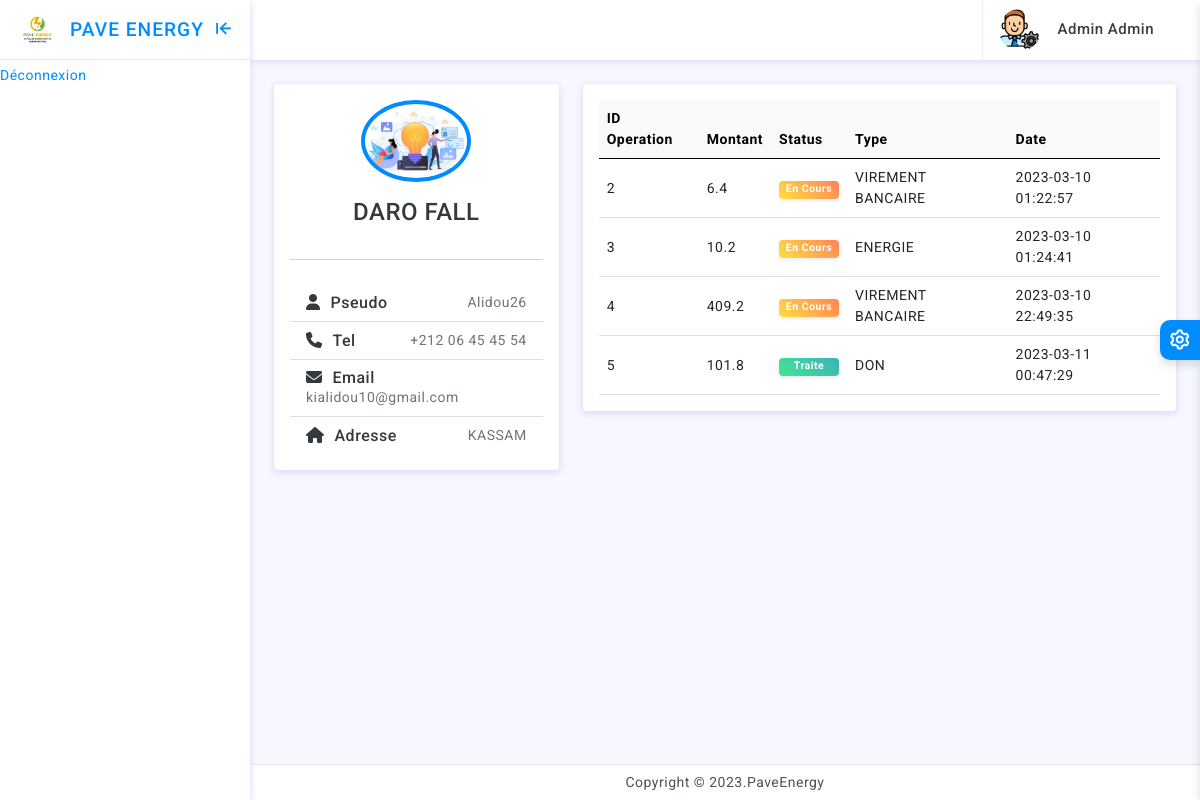
Page /profil.php?id_utilisateur=49 (signed in) on the committed database.
### tables this page shows
CREATE TABLE `utilisateurs` (
  `id_utilisateur` int(11) NOT NULL,
  `nom` varchar(255) NOT NULL,
  `prenom` varchar(255) NOT NULL,
  `telephone` varchar(255) NOT NULL,
  `email` varchar(255) NOT NULL,
  `adresse` varchar(255) NOT NULL,
  `pseudo` varchar(255) NOT NULL,
  `mot_de_passe` varchar(255) NOT NULL,
  `photo` varchar(255) NOT NULL,
  `status` varchar(255) NOT NULL DEFAULT 'DECONNECTE',
  `derniere_connexion` datetime NOT NULL DEFAULT current_timestamp(),
  `date_inscription` datetime NOT NULL DEFAULT current_timestamp(),
  `pas` int(11) NOT NULL,
  `qte_produite` double NOT NULL,
  `solde_total` double NOT NULL,
  `solde_dispo` double NOT NULL
);

CREATE TABLE `operations` (
  `id_operation` int(11) NOT NULL,
  `status` varchar(255) NOT NULL DEFAULT 'EN COURS',
  `type` varchar(255) NOT NULL,
  `qte_produite` float NOT NULL,
  `montant` float NOT NULL,
  `id_utilisateur` int(11) NOT NULL,
  `date_operation` datetime NOT NULL DEFAULT current_timestamp(),
  `numero_bancaire` varchar(19) NOT NULL
);

### profil.php (the view, shortened to what this page needs)
<?php
include('BaseDeDonnees.php');
if(isset($_GET['id_utilisateur'])){
    $id=$_GET['id_utilisateur'];
    $req=$bd->query('SELECT * FROM `operations` where `id_utilisateur`='.$id);
    $resultats=$req->fetchAll();
    $req1=$bd->query("SELECT * FROM `utilisateurs` where `id_utilisateur`= ".$id);
    $utilisateur=$req1->fetch();
}
else{
    header('location: Admin.php');
}
?>
<!doctype html>
<html lang="en">
<head>
    <link rel="stylesheet" href="https://cdnjs.cloudflare.com/ajax/libs/font-awesome/6.3.0/css/all.min.css" />
	<link href="assets/plugins/vectormap/jquery-jvectormap-2.0.2.css" rel="stylesheet"/>
	<link href="assets/plugins/simplebar/css/simplebar.css" rel="stylesheet" />
	<link href="assets/plugins/perfect-scrollbar/css/perfect-scrollbar.css" rel="stylesheet" />
	<link href="assets/plugins/metismenu/css/metisMenu.min.css" rel="stylesheet" />
	<link href="assets/css/pace.min.css" rel="stylesheet" />
	<link href="assets/css/bootstrap.min.css" rel="stylesheet">
	<link href="assets/css/bootstrap-extended.css" rel="stylesheet">
	<link rel="stylesheet" href="https://cdnjs.cloudflare.com/ajax/libs/font-awesome/6.3.0/css/all.min.css" />
	<link href="assets/css/app.css" rel="stylesheet">
	<link href="assets/css/icons.css" rel="stylesheet">
	<link rel="stylesheet" href="assets/css/dark-theme.css" />
	<link rel="stylesheet" href="assets/css/semi-dark.css" />
	<link rel="stylesheet" href="assets/css/header-colors.css" />
</head>
<body>
	<div class="wrapper">
		<div class="sidebar-wrapper" data-simplebar="true">
			<div class="sidebar-header">
				<div>
					<img src="logo.png" class="logo-icon" alt="logo icon">
				</div>
				<div>
                <h6 class="logo-text" style="font-size:1.2rem;">PAVE ENERGY</h6>
				</div>
				<div class="toggle-icon ms-auto"><i class='bx bx-arrow-to-left'></i>
				</div>
			</div>
			<ul  id="menu">
			<li>
					<a href="Admin.php">
						<div class="parent-icon"><i class='bx bx-home-circle'></i>
						</div>
						<div class="menu-title">Dashboard</div>
					</a>
				</li>
				<li>
					<a href="deconnexionAction.php">
						<div class="parent-icon"><i class='bx bx-log-out'></i>
						</div>
						<div class="menu-title">Déconnexion</div>
					</a>
				</li>
			</ul>
		</div>
		<header>
			<div class="topbar d-flex align-items-center">
				<nav class="navbar navbar-expand">
					<div class="user-box dropdown">
						<a class="d-flex align-items-center nav-link dropdown-toggle dropdown-toggle-nocaret" href="#" role="button" data-bs-toggle="dropdown" aria-expanded="false">
							<img src="admin.png" class="user-img" alt="user avatar">
							<div class="user-info ps-3">
								<p class="user-name mb-0"><?=$_SESSION['nom']?> <?=$_SESSION['prenom']?></p>
							</div>
						</a>
					</div>
				</nav>
			</div>
		</header>
                <div class="page-wrapper">
			<div class="page-content">
            <div class="row">
            <div class="col-lg-4">
								<div class="card">
									<div class="card-body">
										<div class="d-flex flex-column align-items-center text-center">
											<img src="<?=$utilisateur['photo'] ?>"  class="rounded-circle p-1 bg-primary" width="110">
											<div class="mt-3">
												<h4><?=$utilisateur['nom'] ?></h4>
											</div>
										</div>
										<hr class="my-4" />
										<ul class="list-group list-group-flush">
											<li class="list-group-item d-flex justify-content-between align-items-center flex-wrap">
												<h6 class="mb-0"><i class="fa-solid fa-user" style="margin-right:10px;"></i>Pseudo</h6>
												<span class="text-secondary"><?=$utilisateur['pseudo'] ?></span>
											</li>
                                            <li class="list-group-item d-flex justify-content-between align-items-center flex-wrap">
												<h6 class="mb-0"><i class="fa-solid fa-phone" style="margin-right:10px;"></i>Tel</h6>
												<span class="text-secondary"><?=$utilisateur['telephone'] ?></span>
											</li>
                                            <li class="list-group-item d-flex justify-content-between align-items-center flex-wrap">
												<h6 class="mb-0"><i class="fa-solid fa-envelope" style="margin-right:10px;"></i>Email</h6>
												<span class="text-secondary"><?=$utilisateur['email'] ?></span>
											</li>
                                            <li class="list-group-item d-flex justify-content-between align-items-center flex-wrap">
												<h6 class="mb-0"><i class="fa-solid fa-home" style="margin-right:10px;"></i>Adresse</h6>
												<span class="text-secondary"><?=$utilisateur['adresse'] ?></span>
											</li>
										</ul>
									</div>
								</div>
							</div>
                            <div class="col-lg-8">
								<div class="card">
									<div class="card-body">
                                    <table class="table align-middle mb-0" >
					   <thead class="table-light">
						<tr>
						  <th>ID Operation</th>
						  <th>Montant</th>
						  <th>Status</th>
						  <th>Type</th>
						  <th>Date</th>
						</tr>
						</thead>
						<tbody>
						<?php foreach($resultats as $resultat){ ?>
						<tr>
						 <td><?= $resultat['id_operation'] ?></td>
						 <td><?= $resultat['montant'] ?></td>
						 <?php if($resultat['status']=='TRAITE'){ ?>
						 <td><span class="badge bg-gradient-quepal text-white shadow-sm w-100">Traite</span></td>
						 <?php } else{ ?>
							<td><span class="badge bg-gradient-blooker text-white shadow-sm w-100">En Cours</span></td>
						  <?php } ?>
						 <td><?= $resultat['type'] ?></td>
						 <td><?= $resultat['date_operation'] ?></td>
						</tr>
						<?php } ?>
					   </tbody>
					 </table>
									</div>
								</div>
							</div>
                            </div>
			</div>
		</div>
		<footer class="page-footer">
			<p class="mb-0">Copyright © 2023.PaveEnergy</p>
		</footer>
	</div>
	<div class="switcher-wrapper">
		<div class="switcher-btn"> <i class='bx bx-cog bx-spin'></i>
		</div>
</body>
</html>

### assets/css/app.css (style rules this page uses)
body { font-size: 14px; color: #4c5258; letter-spacing: .5px; background: #f7f7ff; overflow-x: hidden; font-family: Roboto, sans-serif }
a { text-decoration: none }
.wrapper { width: 100%; position: relative }
.sidebar-wrapper { width: 250px; height: 100%; position: fixed; top: 0; bottom: 0; left: 0; background: #fff; border-right: 0 solid #e4e4e4; z-index: 11; box-shadow: 0 2px 6px 0 rgb(218 218 253 / 65%), 0 2px 6px 0 rgb(206 206 238 / 54%)!important; transition: all .2s ease-out }
.sidebar-header { width: 250px; height: 60px; display: flex; align-items: center; position: fixed; top: 0; bottom: 0; padding: 0 15px; z-index: 5; background: #fff; background-clip: padding-box; border-bottom: 1px solid #e4e4e4 }
.logo-icon { width: 45px }
.logo-text { font-size: 22px; margin-left: 10px; margin-bottom: 0; letter-spacing: 1px; color: #008cff }
.toggle-icon { font-size: 22px; cursor: pointer; color: #008cff }
.topbar { position: fixed; top: 0; left: 250px; right: 0; height: 60px; background: #fff; border-bottom: 1px solid rgb(228 228 228 / 0%); z-index: 10; -webkit-box-shadow: 0 2px 6px 0 rgb(218 218 253 / 65%), 0 0px 6px 0 rgb(206 206 238 / 54%); box-shadow: 0 2px 6px 0 rgb(218 218 253 / 65%), 0 0px 6px 0 rgb(206 206 238 / 54%); }
.topbar .navbar { width: 100%; height: 60px; padding-left: 30px; padding-right: 30px }
.page-wrapper { height: 100%; margin-top: 60px; margin-bottom: 30px; margin-left: 250px }
.page-content { padding: 1.5rem 1.5rem 0.7rem 1.5rem }
.page-footer { background: #fff; left: 250px; right: 0; bottom: 0; position: fixed; text-align: center; padding: 7px; font-size: 14px; border-top: 1px solid #e4e4e4; z-index: 3 }
.sidebar-wrapper ul { padding: 0; margin: 0; list-style: none; background: 0 0 }
.bg-gradient-quepal { background: #42e695; background: -webkit-linear-gradient( 45deg , #42e695, #3bb2b8)!important; background: linear-gradient( 45deg , #42e695, #3bb2b8)!important; }
.bg-gradient-blooker { background: #ffdf40; background: -webkit-linear-gradient( 45deg , #ffdf40, #ff8359)!important; background: linear-gradient( 45deg , #ffdf40, #ff8359)!important; }
.dropdown-toggle-nocaret:after { display: none }
.user-img { width: 42px; height: 42px; border-radius: 50%; border: 0 solid #e5e5e5; padding: 0 }
.user-info .user-name { font-size: 15px; font-weight: 500; color: #413c3c }
.user-box { display: flex; align-items: center; height: 60px; border-left: 1px solid #f0f0f0; margin-left: 1rem }
.switcher-wrapper { width: 280px; height: 100%; position: fixed; right: -280px; top: 0; bottom: 0; z-index: 16; background: #fff; border-left: 0 solid #d2d2d2; box-shadow: 0 .3rem .6rem rgba(0, 0, 0, .13); transition: all .2s ease-out }
.switcher-btn { width: 40px; height: 40px; line-height: 40px; font-size: 24px; background: #008cff; box-shadow: 0 .3rem .6rem rgba(0, 0, 0, .13); color: #fff; text-align: center; border-top-left-radius: 10px; border-bottom-left-radius: 10px; position: absolute; top: 40%; right: 100%; cursor: pointer }

### rows in the picture
utilisateurs: photo (picture), nom "DARO FALL", pseudo "Alidou26", telephone "+212 06 45 45 54", email "kialidou10@gmail.com", adresse "KASSAM"
operations: id_operation "2", montant "6.4", status "En Cours", type "VIREMENT BANCAIRE", date_operation "2023-03-10 01:22:57"
operations: id_operation "3", montant "10.2", status "En Cours", type "ENERGIE", date_operation "2023-03-10 01:24:41"
operations: id_operation "4", montant "409.2", status "En Cours", type "VIREMENT BANCAIRE", date_operation "2023-03-10 22:49:35"
operations: id_operation "5", montant "101.8", status "Traite", type "DON", date_operation "2023-03-11 00:47:29"

### other values in the picture
$_SESSION['nom'] "Admin"
$_SESSION['prenom'] "Admin"
